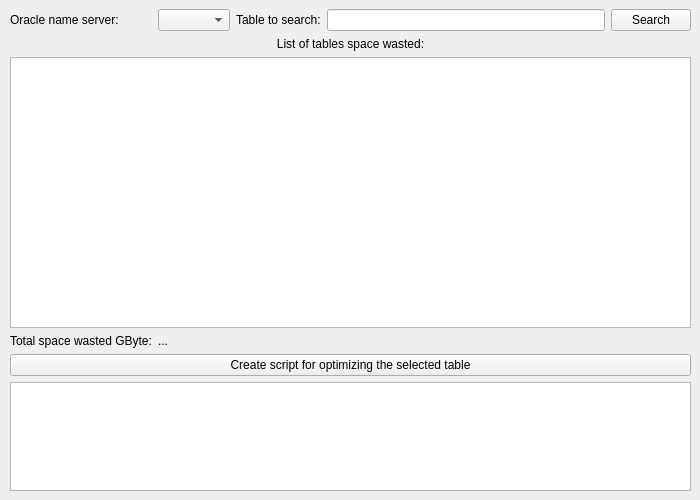
<?xml version="1.0" encoding="UTF-8"?>
<ui version="4.0">
 <class>oracle_table_wasted_window</class>
 <widget class="QMainWindow" name="oracle_table_wasted_window">
  <property name="geometry">
   <rect>
    <x>0</x>
    <y>0</y>
    <width>700</width>
    <height>500</height>
   </rect>
  </property>
  <property name="windowTitle">
   <string>Oracle table wasted</string>
  </property>
  <property name="windowIcon">
   <iconset resource="resource.qrc">
    <normaloff>:/icons/icons/MGrep.ico</normaloff>:/icons/icons/MGrep.ico</iconset>
  </property>
  <widget class="QWidget" name="centralwidget">
   <property name="sizePolicy">
    <sizepolicy hsizetype="Expanding" vsizetype="Expanding">
     <horstretch>0</horstretch>
     <verstretch>0</verstretch>
    </sizepolicy>
   </property>
   <layout class="QGridLayout" name="gridLayout">
    <property name="leftMargin">
     <number>10</number>
    </property>
    <item row="3" column="2">
     <widget class="QLabel" name="l_search">
      <property name="text">
       <string>Table to search:</string>
      </property>
      <property name="buddy">
       <cstring>e_search</cstring>
      </property>
     </widget>
    </item>
    <item row="3" column="3">
     <widget class="QLineEdit" name="e_search"/>
    </item>
    <item row="3" column="1">
     <widget class="QComboBox" name="e_server_name"/>
    </item>
    <item row="3" column="4">
     <widget class="QPushButton" name="b_search">
      <property name="text">
       <string>Search</string>
      </property>
      <property name="icon">
       <iconset resource="resource.qrc">
        <normaloff>:/icons/icons/go.gif</normaloff>:/icons/icons/go.gif</iconset>
      </property>
     </widget>
    </item>
    <item row="3" column="0">
     <widget class="QLabel" name="l_server_name">
      <property name="text">
       <string>Oracle name server:</string>
      </property>
      <property name="buddy">
       <cstring>e_server_name</cstring>
      </property>
     </widget>
    </item>
    <item row="12" column="0" colspan="5">
     <widget class="QLabel" name="l_list_label">
      <property name="text">
       <string>List of tables space wasted:</string>
      </property>
      <property name="alignment">
       <set>Qt::AlignCenter</set>
      </property>
     </widget>
    </item>
    <item row="20" column="0" colspan="5">
     <widget class="QTextEdit" name="e_sql_script">
      <property name="sizePolicy">
       <sizepolicy hsizetype="Expanding" vsizetype="Expanding">
        <horstretch>0</horstretch>
        <verstretch>20</verstretch>
       </sizepolicy>
      </property>
      <property name="font">
       <font>
        <family>Courier New</family>
        <pointsize>10</pointsize>
       </font>
      </property>
     </widget>
    </item>
    <item row="17" column="0" colspan="5">
     <widget class="QTableView" name="o_lst1">
      <property name="sizePolicy">
       <sizepolicy hsizetype="Expanding" vsizetype="Expanding">
        <horstretch>0</horstretch>
        <verstretch>50</verstretch>
       </sizepolicy>
      </property>
      <property name="dragEnabled">
       <bool>true</bool>
      </property>
      <property name="alternatingRowColors">
       <bool>true</bool>
      </property>
      <property name="selectionBehavior">
       <enum>QAbstractItemView::SelectRows</enum>
      </property>
      <property name="sortingEnabled">
       <bool>true</bool>
      </property>
     </widget>
    </item>
    <item row="19" column="0" colspan="5">
     <widget class="QPushButton" name="b_create_script">
      <property name="toolTip">
       <string>&lt;html&gt;&lt;head/&gt;&lt;body&gt;&lt;p&gt;1) Select a table space&lt;/p&gt;&lt;p&gt;2) Click this button&lt;/p&gt;&lt;p&gt;3) The script is composed in the text box below, with a new numeric part&lt;/p&gt;&lt;/body&gt;&lt;/html&gt;</string>
      </property>
      <property name="text">
       <string>Create script for optimizing the selected table</string>
      </property>
      <property name="icon">
       <iconset resource="resource.qrc">
        <normaloff>:/icons/icons/sql.gif</normaloff>:/icons/icons/sql.gif</iconset>
      </property>
     </widget>
    </item>
    <item row="18" column="0">
     <widget class="QLabel" name="l_total_space_wasted">
      <property name="text">
       <string>Total space wasted GByte:</string>
      </property>
     </widget>
    </item>
    <item row="18" column="1">
     <widget class="QLabel" name="l_total_space_wasted2">
      <property name="text">
       <string>...</string>
      </property>
     </widget>
    </item>
   </layout>
  </widget>
 </widget>
 <tabstops>
  <tabstop>o_lst1</tabstop>
  <tabstop>b_create_script</tabstop>
  <tabstop>e_sql_script</tabstop>
 </tabstops>
 <resources>
  <include location="resource.qrc"/>
 </resources>
 <connections>
  <connection>
   <sender>b_create_script</sender>
   <signal>clicked()</signal>
   <receiver>oracle_table_wasted_window</receiver>
   <slot>slot_create_script()</slot>
   <hints>
    <hint type="sourcelabel">
     <x>506</x>
     <y>382</y>
    </hint>
    <hint type="destinationlabel">
     <x>549</x>
     <y>391</y>
    </hint>
   </hints>
  </connection>
  <connection>
   <sender>b_search</sender>
   <signal>clicked()</signal>
   <receiver>oracle_table_wasted_window</receiver>
   <slot>slot_start_search()</slot>
   <hints>
    <hint type="sourcelabel">
     <x>649</x>
     <y>61</y>
    </hint>
    <hint type="destinationlabel">
     <x>566</x>
     <y>72</y>
    </hint>
   </hints>
  </connection>
 </connections>
 <slots>
  <slot>slot_create_script()</slot>
  <slot>slot_start_search()</slot>
 </slots>
</ui>
